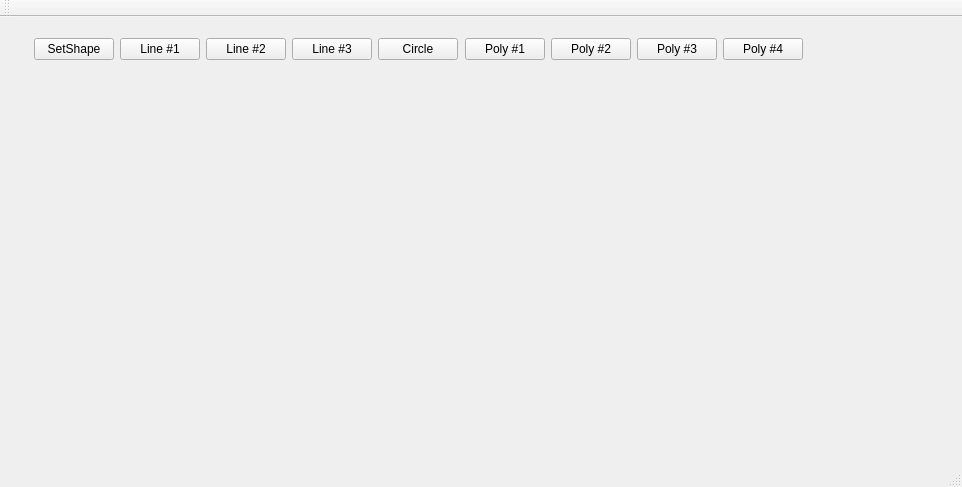
<?xml version="1.0" encoding="UTF-8"?>
<ui version="4.0">
 <class>MainWindow</class>
 <widget class="QMainWindow" name="MainWindow">
  <property name="geometry">
   <rect>
    <x>0</x>
    <y>0</y>
    <width>962</width>
    <height>487</height>
   </rect>
  </property>
  <property name="windowTitle">
   <string>MainWindow</string>
  </property>
  <widget class="QWidget" name="centralWidget">
   <widget class="QWidget" name="">
    <property name="geometry">
     <rect>
      <x>23</x>
      <y>10</y>
      <width>791</width>
      <height>51</height>
     </rect>
    </property>
    <layout class="QHBoxLayout" name="horizontalLayout">
     <item>
      <layout class="QVBoxLayout" name="verticalLayout_5">
       <item>
        <widget class="QPushButton" name="pbSetShape">
         <property name="text">
          <string>SetShape</string>
         </property>
        </widget>
       </item>
       <item>
        <spacer name="verticalSpacer_9">
         <property name="orientation">
          <enum>Qt::Vertical</enum>
         </property>
         <property name="sizeHint" stdset="0">
          <size>
           <width>20</width>
           <height>40</height>
          </size>
         </property>
        </spacer>
       </item>
      </layout>
     </item>
     <item>
      <spacer name="horizontalSpacer">
       <property name="orientation">
        <enum>Qt::Horizontal</enum>
       </property>
       <property name="sizeHint" stdset="0">
        <size>
         <width>40</width>
         <height>20</height>
        </size>
       </property>
      </spacer>
     </item>
     <item>
      <layout class="QVBoxLayout" name="verticalLayout">
       <item>
        <widget class="QPushButton" name="pbLine1">
         <property name="text">
          <string>Line #1</string>
         </property>
        </widget>
       </item>
       <item>
        <spacer name="verticalSpacer">
         <property name="orientation">
          <enum>Qt::Vertical</enum>
         </property>
         <property name="sizeHint" stdset="0">
          <size>
           <width>20</width>
           <height>40</height>
          </size>
         </property>
        </spacer>
       </item>
      </layout>
     </item>
     <item>
      <spacer name="horizontalSpacer_5">
       <property name="orientation">
        <enum>Qt::Horizontal</enum>
       </property>
       <property name="sizeHint" stdset="0">
        <size>
         <width>40</width>
         <height>20</height>
        </size>
       </property>
      </spacer>
     </item>
     <item>
      <layout class="QVBoxLayout" name="verticalLayout_6">
       <item>
        <widget class="QPushButton" name="pbLine2">
         <property name="text">
          <string>Line #2</string>
         </property>
        </widget>
       </item>
       <item>
        <spacer name="verticalSpacer_2">
         <property name="orientation">
          <enum>Qt::Vertical</enum>
         </property>
         <property name="sizeHint" stdset="0">
          <size>
           <width>20</width>
           <height>40</height>
          </size>
         </property>
        </spacer>
       </item>
      </layout>
     </item>
     <item>
      <spacer name="horizontalSpacer_2">
       <property name="orientation">
        <enum>Qt::Horizontal</enum>
       </property>
       <property name="sizeHint" stdset="0">
        <size>
         <width>40</width>
         <height>20</height>
        </size>
       </property>
      </spacer>
     </item>
     <item>
      <layout class="QVBoxLayout" name="verticalLayout_4">
       <item>
        <widget class="QPushButton" name="pbLine3">
         <property name="text">
          <string>Line #3</string>
         </property>
        </widget>
       </item>
       <item>
        <spacer name="verticalSpacer_4">
         <property name="orientation">
          <enum>Qt::Vertical</enum>
         </property>
         <property name="sizeHint" stdset="0">
          <size>
           <width>20</width>
           <height>40</height>
          </size>
         </property>
        </spacer>
       </item>
      </layout>
     </item>
     <item>
      <spacer name="horizontalSpacer_6">
       <property name="orientation">
        <enum>Qt::Horizontal</enum>
       </property>
       <property name="sizeHint" stdset="0">
        <size>
         <width>40</width>
         <height>20</height>
        </size>
       </property>
      </spacer>
     </item>
     <item>
      <layout class="QVBoxLayout" name="verticalLayout_7">
       <item>
        <widget class="QPushButton" name="pbCircle">
         <property name="text">
          <string>Circle</string>
         </property>
        </widget>
       </item>
       <item>
        <spacer name="verticalSpacer_8">
         <property name="orientation">
          <enum>Qt::Vertical</enum>
         </property>
         <property name="sizeHint" stdset="0">
          <size>
           <width>20</width>
           <height>40</height>
          </size>
         </property>
        </spacer>
       </item>
      </layout>
     </item>
     <item>
      <spacer name="horizontalSpacer_3">
       <property name="orientation">
        <enum>Qt::Horizontal</enum>
       </property>
       <property name="sizeHint" stdset="0">
        <size>
         <width>40</width>
         <height>20</height>
        </size>
       </property>
      </spacer>
     </item>
     <item>
      <layout class="QVBoxLayout" name="verticalLayout_2">
       <item>
        <widget class="QPushButton" name="pbPoly1">
         <property name="text">
          <string>Poly #1</string>
         </property>
        </widget>
       </item>
       <item>
        <spacer name="verticalSpacer_3">
         <property name="orientation">
          <enum>Qt::Vertical</enum>
         </property>
         <property name="sizeHint" stdset="0">
          <size>
           <width>20</width>
           <height>40</height>
          </size>
         </property>
        </spacer>
       </item>
      </layout>
     </item>
     <item>
      <spacer name="horizontalSpacer_4">
       <property name="orientation">
        <enum>Qt::Horizontal</enum>
       </property>
       <property name="sizeHint" stdset="0">
        <size>
         <width>40</width>
         <height>20</height>
        </size>
       </property>
      </spacer>
     </item>
     <item>
      <layout class="QVBoxLayout" name="verticalLayout_8">
       <item>
        <widget class="QPushButton" name="pbPoly2">
         <property name="text">
          <string>Poly #2</string>
         </property>
        </widget>
       </item>
       <item>
        <spacer name="verticalSpacer_5">
         <property name="orientation">
          <enum>Qt::Vertical</enum>
         </property>
         <property name="sizeHint" stdset="0">
          <size>
           <width>20</width>
           <height>40</height>
          </size>
         </property>
        </spacer>
       </item>
      </layout>
     </item>
     <item>
      <spacer name="horizontalSpacer_7">
       <property name="orientation">
        <enum>Qt::Horizontal</enum>
       </property>
       <property name="sizeHint" stdset="0">
        <size>
         <width>40</width>
         <height>20</height>
        </size>
       </property>
      </spacer>
     </item>
     <item>
      <layout class="QVBoxLayout" name="verticalLayout_3">
       <item>
        <widget class="QPushButton" name="pbPoly3">
         <property name="text">
          <string>Poly #3</string>
         </property>
        </widget>
       </item>
       <item>
        <spacer name="verticalSpacer_6">
         <property name="orientation">
          <enum>Qt::Vertical</enum>
         </property>
         <property name="sizeHint" stdset="0">
          <size>
           <width>20</width>
           <height>40</height>
          </size>
         </property>
        </spacer>
       </item>
      </layout>
     </item>
     <item>
      <layout class="QVBoxLayout" name="verticalLayout_9">
       <item>
        <widget class="QPushButton" name="pbPoly4">
         <property name="text">
          <string>Poly #4</string>
         </property>
        </widget>
       </item>
       <item>
        <spacer name="verticalSpacer_7">
         <property name="orientation">
          <enum>Qt::Vertical</enum>
         </property>
         <property name="sizeHint" stdset="0">
          <size>
           <width>20</width>
           <height>40</height>
          </size>
         </property>
        </spacer>
       </item>
      </layout>
     </item>
     <item>
      <spacer name="horizontalSpacer_8">
       <property name="orientation">
        <enum>Qt::Horizontal</enum>
       </property>
       <property name="sizeHint" stdset="0">
        <size>
         <width>40</width>
         <height>20</height>
        </size>
       </property>
      </spacer>
     </item>
    </layout>
   </widget>
  </widget>
  <widget class="QMenuBar" name="menuBar">
   <property name="geometry">
    <rect>
     <x>0</x>
     <y>0</y>
     <width>962</width>
     <height>17</height>
    </rect>
   </property>
  </widget>
  <widget class="QToolBar" name="mainToolBar">
   <attribute name="toolBarArea">
    <enum>TopToolBarArea</enum>
   </attribute>
   <attribute name="toolBarBreak">
    <bool>false</bool>
   </attribute>
  </widget>
  <widget class="QStatusBar" name="statusBar"/>
 </widget>
 <layoutdefault spacing="6" margin="11"/>
 <resources/>
 <connections/>
</ui>
